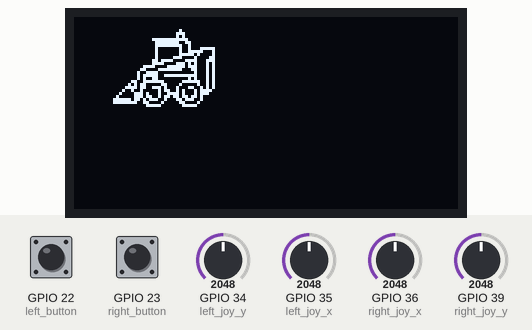
A program run on a simulated ESP32. Shown: 128×64 one-colour display. The inputs (shaded band) are chosen by the test bench; at power-on: GPIO 22 (left_button) HIGH, GPIO 23 (right_button) HIGH, GPIO 34 (left_joy_y) = 2048, GPIO 35 (left_joy_x) = 2048, GPIO 36 (right_joy_x) = 2048, GPIO 39 (right_joy_y) = 2048. What the program prints to the serial monitor is not drawn.

Above: at 0.1 s.
At 3.1 s:
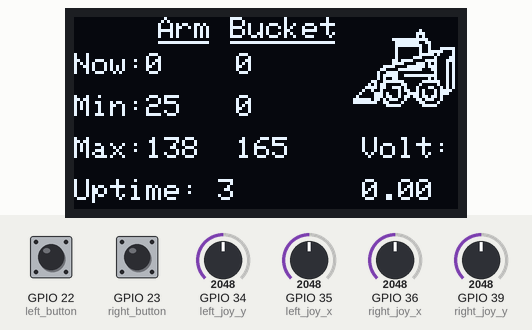
At 11.1 s:
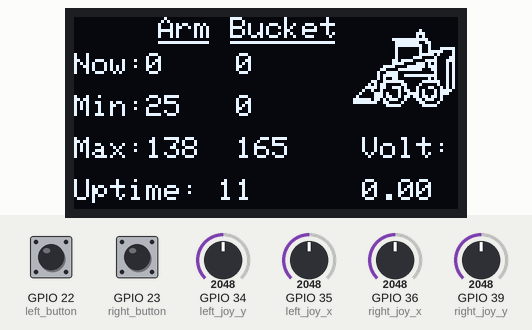
At 20.1 s:
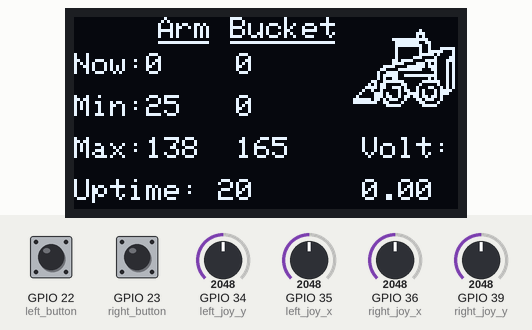
At 27.1 s:
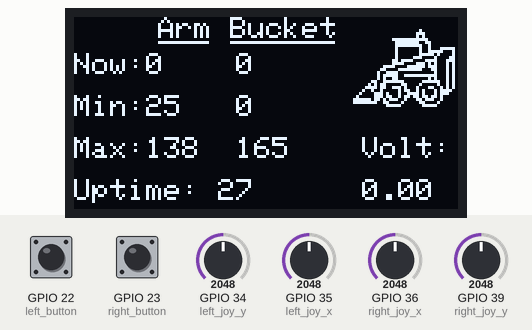
At 38.1 s:
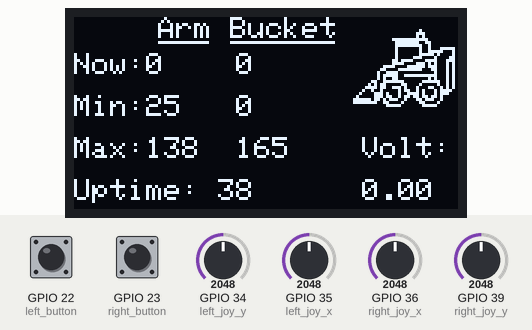

Measured:
- what the display in image 1 shows lasts 1.0 s, from 3.0 s to 4.0 s

The program:

main.cpp
```cpp
/* Author: Mason Lopez, partially from Rui Santos (https://randomnerdtutorials.com/esp-now-two-way-communication-esp32/)
   Created: 12/15/2021
   Purpose: This code uses 2 ESP32's, one as the controller and the other as the reciever which controls the servos and
            measures the battery level. In this file this is the transmitter or sender which communicates to the ESP
            connected to the skid steer. This sender also recieves information from the reciever about the current arm,
            bucket and battery level of the reciever. This sender sends the joystick inputs. Please note that this code
            is in no way done the most efficient way, my coding knowledge is limited to what is shown.
            Thanks and feel free to contact me or donate
            Mason Lopez - Masonlopez@me.com or Venmo: Masonl6
*/


#include <Arduino.h>
#include <ESP32Servo.h>
#include <esp_now.h>
#include <WiFi.h>
#include <Wire.h>
#include <Adafruit_GFX.h>
#include <Adafruit_SSD1306.h>
#include <Adafruit_I2CDevice.h>

// Mac address of ESP32 communicating with
uint8_t broadcastAddress[] = {0x40, 0x91, 0x51, 0xB2, 0x64, 0xEC};

// pins for the left and right joysticks
const int right_joy_x = 36;
const int right_joy_y = 39;
const int left_joy_x = 35;
const int left_joy_y = 34;
const int right_button = 23;
const int left_button = 22;

// battery voltage
float bat_voltage = 0;

// struct for the joystick
typedef struct Control
{
  int right_x;
  int right_y;
  int left_x;
  int left_y;
  int left_switch;
  int right_switch;
} Control;

//create instantiation
Control controls;

// struct for reciever to send data back to sender
typedef struct DispStuff
{
  float battery_voltage;
  int arm_angle;
  int bucket_angle;
} DispStuff;

// time control for sending the new variables
unsigned long current_time = 0;
unsigned long last_time = 0;
unsigned long period = 15; // every 5ms there will be update to reciever

// for display
int arm_val = 0;
int bucket_val = 0;

#define SCREEN_WIDTH 128 // OLED display width, in pixels
#define SCREEN_HEIGHT 64 // OLED display height, in pixels
#define OLED_RESET -1    // Reset pin # (or -1 if sharing Arduino reset pin)
Adafruit_SSD1306 display(SCREEN_WIDTH, SCREEN_HEIGHT, &Wire, OLED_RESET);

// 'skidsteerclipart-4', 60x35px
const unsigned char epd_bitmap_skidsteerclipart_4[] PROGMEM = {
    0x00, 0x00, 0x00, 0x00, 0x00, 0x00, 0x00, 0x00, 0x00, 0x00, 0x00, 0x00, 0x00, 0x00, 0x00, 0x00,
    0x00, 0x00, 0x00, 0x00, 0x00, 0x00, 0x00, 0x00, 0x00, 0x00, 0x00, 0x00, 0x00, 0x00, 0x00, 0x00,
    0x00, 0x00, 0x00, 0x00, 0x10, 0x00, 0x00, 0x00, 0x00, 0x00, 0x00, 0x00, 0x38, 0x00, 0x00, 0x00,
    0x00, 0x00, 0x00, 0x00, 0x28, 0x00, 0x00, 0x00, 0x00, 0x00, 0x00, 0x3f, 0xfc, 0x00, 0x00, 0x00,
    0x00, 0x00, 0x00, 0x1f, 0xe6, 0x00, 0x00, 0x00, 0x00, 0x00, 0x00, 0x1f, 0xf2, 0x00, 0x00, 0x00,
    0x00, 0x00, 0x00, 0x10, 0x12, 0x3e, 0x00, 0x00, 0x00, 0x00, 0x00, 0x10, 0x13, 0xe2, 0x00, 0x00,
    0x00, 0x00, 0x00, 0x10, 0x1f, 0x42, 0x00, 0x00, 0x00, 0x00, 0x00, 0x10, 0x70, 0x86, 0x00, 0x00,
    0x00, 0x00, 0x00, 0x37, 0x87, 0x8e, 0x00, 0x00, 0x00, 0x00, 0x00, 0x3c, 0x3a, 0x8a, 0x00, 0x00,
    0x00, 0x00, 0x01, 0xe1, 0xfb, 0x8a, 0x00, 0x00, 0x00, 0x00, 0x03, 0x0f, 0xf1, 0x8a, 0x00, 0x00,
    0x00, 0x00, 0x04, 0xf0, 0x00, 0x8a, 0x00, 0x00, 0x00, 0x00, 0x05, 0xf3, 0xff, 0x8a, 0x00, 0x00,
    0x00, 0x00, 0x05, 0x30, 0x02, 0x8a, 0x00, 0x00, 0x00, 0x00, 0x19, 0xfc, 0x0f, 0xca, 0x00, 0x00,
    0x00, 0x00, 0x2b, 0x06, 0x10, 0x4a, 0x00, 0x00, 0x00, 0x00, 0x7b, 0x3a, 0x23, 0x2a, 0x00, 0x00,
    0x00, 0x00, 0x92, 0x0b, 0x28, 0xbc, 0x00, 0x00, 0x00, 0x01, 0x0e, 0x89, 0xe8, 0xb8, 0x00, 0x00,
    0x00, 0x02, 0x0e, 0xcb, 0x6d, 0xa0, 0x00, 0x00, 0x00, 0x07, 0xed, 0x72, 0x37, 0x20, 0x00, 0x00,
    0x00, 0x07, 0xf9, 0x84, 0x18, 0x40, 0x00, 0x00, 0x00, 0x00, 0x00, 0xf8, 0x0f, 0x80, 0x00, 0x00,
    0x00, 0x00, 0x00, 0x00, 0x00, 0x00, 0x00, 0x00, 0x00, 0x00, 0x00, 0x00, 0x00, 0x00, 0x00, 0x00,
    0x00, 0x00, 0x00, 0x00, 0x00, 0x00, 0x00, 0x00, 0x00, 0x00, 0x00, 0x00, 0x00, 0x00, 0x00, 0x00,
    0x00, 0x00, 0x00, 0x00, 0x00, 0x00, 0x00, 0x00};

// Array of all bitmaps for convenience. (Total bytes used to store images in PROGMEM = 304)
const int epd_bitmap_allArray_LEN = 1;
const unsigned char *epd_bitmap_allArray[1] = {
    epd_bitmap_skidsteerclipart_4};

void updateDisplay(int minArm, int minBucket, int maxArm, int maxBucket)
{
  display.clearDisplay();
  display.drawBitmap(80, 0, epd_bitmap_skidsteerclipart_4, 60, 35, WHITE);
  display.setTextColor(WHITE);
  display.setFont(NULL);
  display.setCursor(28, 0);
  display.setTextSize(1);
  display.print("Arm");
  display.setCursor(52, 0);
  display.print("Bucket");
  display.setCursor(0, 12);
  display.print("Now:");
  display.print(arm_val);
  display.setCursor(54, 12);
  display.print(bucket_val);
  display.setCursor(0, 26);
  display.print("Min:");
  display.print(minArm);
  display.setCursor(54, 26);
  display.print(minBucket);
  display.setCursor(0, 40);
  display.print("Max:");
  display.print(maxArm);
  display.setCursor(96, 40);
  display.print("Volt:");
  display.setCursor(54, 40);
  display.print(maxBucket);
  display.drawLine(28, 8, 44, 8, 1);
  display.drawLine(52, 8, 86, 8, 1);
  display.setCursor(0, 54);
  display.print("Uptime: ");
  display.print(millis() / 1000);
  display.setCursor(96, 54);
  display.print(bat_voltage);
  display.display();
}

//when the ESP32 recieves data it will perform this function, saving the incoming information
//to the local variables that will be used for the oled display
void OnDataRecv(const uint8_t *mac, const uint8_t *data, int len)
{
  DispStuff *dispStuff = (DispStuff *)data;
  arm_val = dispStuff->arm_angle;
  bucket_val = dispStuff->bucket_angle;
  bat_voltage = dispStuff->battery_voltage;
}

void setup()
{

  Serial.begin(115200);

  //set joysticks as inputs
  pinMode(right_joy_x, INPUT);
  pinMode(right_joy_y, INPUT);

  //pullup for the button pins
  pinMode(left_button, INPUT_PULLUP);
  pinMode(right_button, INPUT_PULLUP);

  //change the sda and sck pins for oled
  Wire.begin(17, 16);
  WiFi.mode(WIFI_STA);

  //start espnow communication
  if (esp_now_init() != ESP_OK){
    Serial.println("Error initializing ESP-NOW");
    return;
  }
  //set the function that will execute when data is recieved
  esp_now_register_recv_cb(OnDataRecv);
  esp_now_peer_info_t peerInfo;
  memcpy(peerInfo.peer_addr, broadcastAddress, 6);
  peerInfo.channel = 0;
  peerInfo.encrypt = false;

  if (esp_now_add_peer(&peerInfo) != ESP_OK){
    Serial.println("Failed to add peer");
    return;
  }

  //if the display does not intialize then cause an error
  if (!display.begin(SSD1306_SWITCHCAPVCC, 0x3C)){
    Serial.println(F("SSD1306 allocation failed"));
    for (;;)
      ; // Don't proceed, loop forever
  }

  display.clearDisplay();
  // load the skidsteer animation
  for (int i = 0; i < 90; i += 10){
    display.drawBitmap(i, 0, epd_bitmap_skidsteerclipart_4, 60, 35, WHITE);
    display.display();
    delay(300);
    display.clearDisplay();
  }
}

void loop()
{
  current_time = millis(); // set the current time
  if (current_time - last_time >= period) //if the last time checked was greater than period
  {
    //update the struct variables by reading pins
    controls.left_x = analogRead(left_joy_x);
    controls.left_y = analogRead(left_joy_y);
    controls.right_x = analogRead(right_joy_x);
    controls.right_y = analogRead(right_joy_y);
    controls.left_switch = digitalRead(left_button);
    controls.right_switch = digitalRead(right_button);

    //send the result and save status to variable
    esp_err_t result = esp_now_send(broadcastAddress, (uint8_t *)&controls, sizeof(Control));
    if (result == ESP_OK) { //check the status
      Serial.println("Sent with success");
    }
    else{
      Serial.println("Error sending the data");
    }
    updateDisplay(25, 0, 138, 165); //update the oled with new information
    last_time = millis(); //save as last time checked
  }
}
```
